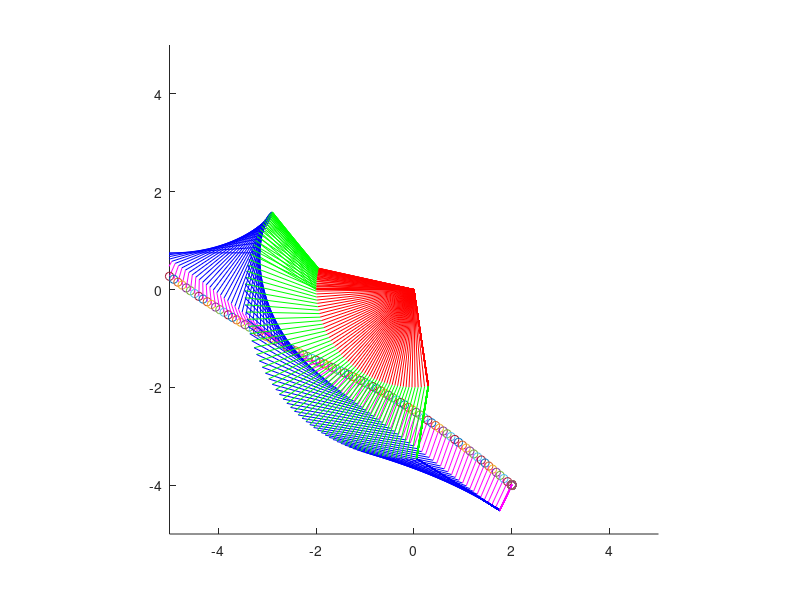

MATLAB code for this plot:
%% Inverse Kinematics of a Robot Arm
%Credit Ben Goldberg for ioriginal 3 link code

clc
clear all
close all

%Initial conditions:
Theta1=pi;
Theta2=-pi/6;
Theta3 = pi/6;
Theta4 = pi/6;
L1=2;
L2=1.5;
L3=2;
L4 = .25;

W = eye(4);%weighting matrix (identity all joints penalized equally
xee = [2;-4]; %Desired end effector location    
dt =.01; %time step
counter = 0;

for i = 0:dt:15 %End time should be adjusted for the desired accuracy

%Jacobian (2x3) Partial xee with respect to Theta1,2,3
J= [-L1*sin(Theta1)-L2*sin(Theta1+Theta2)-L3*sin(Theta1+Theta2+Theta3)-L4*sin(Theta1+Theta2+Theta3+Theta4),...
-L2*sin(Theta1+Theta2)-L3*sin(Theta1+Theta2+Theta3)-L4*sin(Theta1+Theta2+Theta3+Theta4),...
-L3*sin(Theta1+Theta2+Theta3)-L4*sin(Theta1+Theta2+Theta3+Theta4),...
-L4*sin(Theta1+Theta2+Theta3+Theta4);...
L1*cos(Theta1)+L2*cos(Theta1+Theta2)+L3*cos(Theta1+Theta2+Theta3)+L4*cos(Theta1+Theta2+Theta3+Theta4),...
L2*cos(Theta1+Theta2)+L3*cos(Theta1+Theta2+Theta3)+L4*cos(Theta1+Theta2+Theta3+Theta4),...
L3*cos(Theta1+Theta2+Theta3)+L4*cos(Theta1+Theta2+Theta3+Theta4),...
L4*cos(Theta1+Theta2+Theta3+Theta4)];
  
%Pseudoinverse given the Jacobian and Weighting matrix
Jpseudo = inv(W)*J'*inv(J*inv(W)*J');

%End - effector location
xo = [L1*cos(Theta1)+L2*cos(Theta1+Theta2)+L3*cos(Theta1+Theta2+Theta3)+L4*cos(Theta1+Theta2+Theta3+Theta4);...
L2*sin(Theta1)+L2*sin(Theta1+Theta2)+L3*sin(Theta1+Theta2+Theta3)+L4*sin(Theta1+Theta2+Theta3+Theta4)];

%Calculate the location of the middle two joints
pointl1 = [L1*cos(Theta1) ; L1*sin(Theta1)];
pointl2 = pointl1 + [L2*cos(Theta1+Theta2);L2*sin(Theta1+Theta2)];
pointl3 = pointl2 + [L3*cos(Theta1+Theta2+Theta3); L3*sin(Theta1+Theta2+Theta3)];

%Plot
if (mod(counter,10)==0) %plots every 10 iterations
axis([-5 5 -5 5])
axis square
line([0,pointl1(1)],[0,pointl1(2,1)],'Color','red')
hold on
line([pointl1(1),pointl2(1)],[pointl1(2,1),pointl2(2,1)],'Color','green')
line([pointl2(1),pointl3(1)],[pointl2(2,1),pointl3(2,1)],'Color','blue')
% line([pointl2(1),xo(1)],[pointl2(2,1),xo(2,1)],'Color','blue')
line([pointl3(1), xo(1)],[pointl3(2,1),xo(2,1)],'Color','magenta')
plot(xo(1),xo(2),'o')
pause(.1)

end

dist = (sqrt((xo(1)-xee(1))^2+(xo(2)-xee(2))^2)); %Distance between
%current EE location and Final EE location is used to normalize the error 
%value (x dot)

%Angular velocity of each angle:
thetadot = Jpseudo*((xee-xo)/dist);
theta1 = thetadot(1);
theta2 = thetadot(2,1);
theta3 = thetadot(3,1);
theta4 = thetadot(4,1);

%Updtate each angle based on calculated angular velocity
Theta1 = Theta1 + dt*theta1;
Theta2 = Theta2 + dt*theta2;
Theta3 = Theta3 + dt*theta3;
Theta4 = Theta4 + dt*theta4;

counter = counter +1;

end